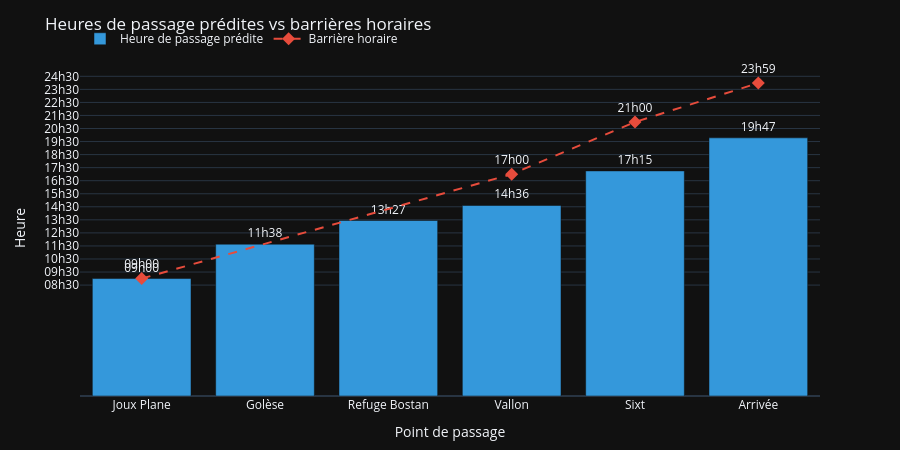

Notebook cell for this chart:
### Markdown cell above
## 8. Heures de passage vs barrières

### Code cell
def plot_passage_times(df_splits, barrieres, start_min):
    """Bar chart of predicted passage times vs cutoff times."""
    labels    = [r.split('→')[-1].strip() for r in df_splits['Tronçon']]
    t_passage = []
    for _, row in df_splits.iterrows():
        h_str = row['Heure arr.']
        t_passage.append(int(h_str[:2]) * 60 + int(h_str[3:]))

    labels_barr, t_barrieres = [], []
    for nom, dist, heure in barrieres:
        if heure is None:
            continue
        labels_barr.append(nom)
        t_barrieres.append(parse_hhmm(heure))

    def fmt(minutes):
        return f"{int(minutes)//60:02d}h{int(minutes)%60:02d}"

    tick_vals = list(range(int(min(t_passage + t_barrieres)) - 30,
                           int(max(t_passage + t_barrieres)) + 60, 60))

    fig = go.Figure()
    fig.add_trace(go.Bar(
        x=labels, y=t_passage,
        name='Heure de passage prédite', marker_color='#3498db',
        text=[fmt(t) for t in t_passage], textposition='outside',
    ))
    fig.add_trace(go.Scatter(
        x=labels_barr, y=t_barrieres,
        mode='markers+lines+text', name='Barrière horaire',
        marker=dict(color='#e74c3c', size=10, symbol='diamond'),
        line=dict(color='#e74c3c', dash='dash'),
        text=[fmt(t) for t in t_barrieres], textposition='top center',
    ))
    fig.update_layout(
        template='plotly_dark',
        title='Heures de passage prédites vs barrières horaires',
        xaxis=dict(title='Point de passage'),
        yaxis=dict(title='Heure', tickvals=tick_vals, ticktext=[fmt(v) for v in tick_vals]),
        height=450, margin=dict(t=60, b=50),
        legend=dict(orientation='h', yanchor='bottom', y=1.02),
    )
    return fig


plot_passage_times(df_splits, BARRIERES, start_min).show()

### Figure 1 — Plotly figure (JSON) as saved in the notebook; plotly's stock layout.template omitted (floating-point values rounded to 4 significant figures)
{"data": [{"marker": {"color": "#3498db"}, "name": "Heure de passage prédite", "text": ["09h00", "11h38", "13h27", "14h36", "17h15", "19h47"], "textposition": "outside", "type": "bar", "x": ["Joux Plane", "Golèse", "Refuge Bostan", "Vallon", "Sixt", "Arrivée"], "y": [540, 698, 807, 876, 1035, 1187]}, {"line": {"color": "#e74c3c", "dash": "dash"}, "marker": {"color": "#e74c3c", "size": 10, "symbol": "diamond"}, "mode": "markers+lines+text", "name": "Barrière horaire", "text": ["09h00", "17h00", "21h00", "23h59"], "textposition": "top center", "type": "scatter", "x": ["Joux Plane", "Vallon", "Sixt", "Arrivée"], "y": [540, 1020, 1260, 1439]}], "layout": {"height": 450, "legend": {"orientation": "h", "y": 1.02, "yanchor": "bottom"}, "margin": {"b": 50, "t": 60}, "title": {"text": "Heures de passage prédites vs barrières horaires"}, "xaxis": {"title": {"text": "Point de passage"}}, "yaxis": {"ticktext": ["08h30", "09h30", "10h30", "11h30", "12h30", "13h30", "14h30", "15h30", "16h30", "17h30", "18h30", "19h30", "20h30", "21h30", "22h30", "23h30", "24h30"], "tickvals": [510, 570, 630, 690, 750, 810, 870, 930, 990, 1050, 1110, 1170, 1230, 1290, 1350, 1410, 1470], "title": {"text": "Heure"}}}}
